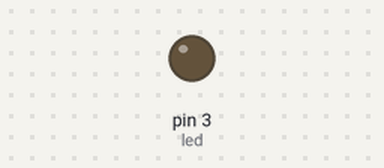
The sketch below on a simulated Arduino Uno, built with avr-gcc and run on an emulated ATmega328P. Shown: output pins drawn as LEDs (lit = HIGH).

Above: at 0.05 s.
At 6.45 s:
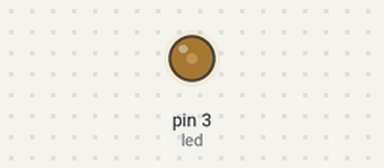
At 19.95 s:
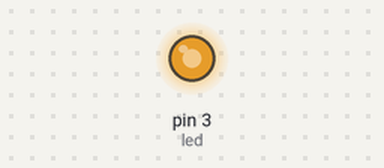
At 39.85 s:
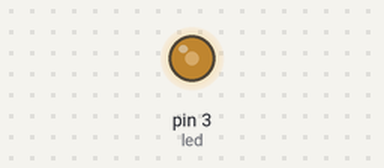
Timing chart, 0 to 40.0 s (numbered marks = the images above):
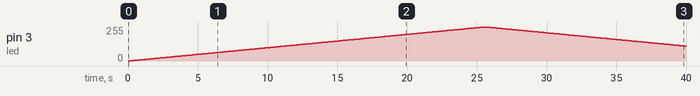

The sketch:

aula05-pwmeanalogwrite.ino
```cpp
// C++ code
//

#define led 3
#define max 255
#define min 0
#define tmp 100
int i;

void setup()
{
  pinMode(led, OUTPUT);
}

void loop()
{
   for(i=min;i<=max;i++)
  {
    analogWrite(led,i);
    delay(tmp);
  }
    for(i=max;i>=0;i--)
  {
    analogWrite(led,i);
    delay(tmp);
  }
  delay(5000);
}
```

Measured:
- by itself, pin 3 (led): rises from 0/255 to 255/255 in 25.4 s, then falls to 112/255 in 14.4 s
